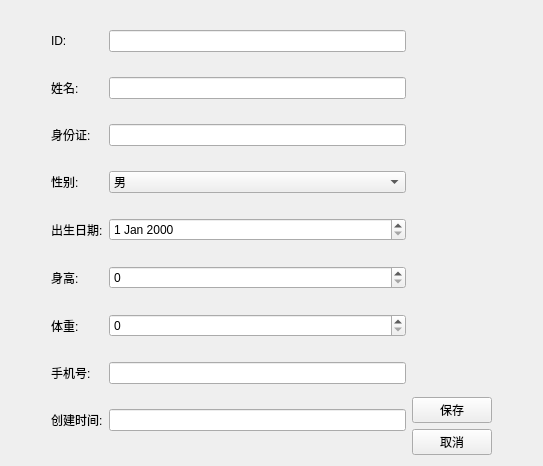
<?xml version="1.0" encoding="UTF-8"?>
<ui version="4.0">
 <class>PatientEditView</class>
 <widget class="QWidget" name="PatientEditView">
  <property name="geometry">
   <rect>
    <x>0</x>
    <y>0</y>
    <width>543</width>
    <height>466</height>
   </rect>
  </property>
  <property name="windowTitle">
   <string>编辑患者信息</string>
  </property>
  <layout class="QHBoxLayout" name="horizontalLayout">
   <item>
    <spacer name="horizontalSpacer">
     <property name="orientation">
      <enum>Qt::Orientation::Horizontal</enum>
     </property>
     <property name="sizeType">
      <enum>QSizePolicy::Policy::Fixed</enum>
     </property>
     <property name="sizeHint" stdset="0">
      <size>
       <width>40</width>
       <height>20</height>
      </size>
     </property>
    </spacer>
   </item>
   <item>
    <layout class="QGridLayout" name="gridLayout">
     <item row="5" column="0">
      <widget class="QLabel" name="label_6">
       <property name="text">
        <string>身高:</string>
       </property>
      </widget>
     </item>
     <item row="6" column="0">
      <widget class="QLabel" name="label_7">
       <property name="text">
        <string>体重:</string>
       </property>
      </widget>
     </item>
     <item row="0" column="0">
      <widget class="QLabel" name="label">
       <property name="text">
        <string>ID:</string>
       </property>
      </widget>
     </item>
     <item row="1" column="0">
      <widget class="QLabel" name="label_2">
       <property name="text">
        <string>姓名:</string>
       </property>
      </widget>
     </item>
     <item row="7" column="0">
      <widget class="QLabel" name="label_8">
       <property name="text">
        <string>手机号:</string>
       </property>
      </widget>
     </item>
     <item row="7" column="1">
      <widget class="QLineEdit" name="dbEditMobile"/>
     </item>
     <item row="3" column="1">
      <widget class="QComboBox" name="dbComboSex">
       <item>
        <property name="text">
         <string>男</string>
        </property>
       </item>
       <item>
        <property name="text">
         <string>女</string>
        </property>
       </item>
       <item>
        <property name="text">
         <string>其他</string>
        </property>
       </item>
      </widget>
     </item>
     <item row="1" column="1">
      <widget class="QLineEdit" name="dbEditName"/>
     </item>
     <item row="4" column="0">
      <widget class="QLabel" name="label_5">
       <property name="text">
        <string>出生日期:</string>
       </property>
      </widget>
     </item>
     <item row="3" column="0">
      <widget class="QLabel" name="label_4">
       <property name="text">
        <string>性别:</string>
       </property>
      </widget>
     </item>
     <item row="6" column="1">
      <widget class="QSpinBox" name="dbSpinWeight"/>
     </item>
     <item row="2" column="1">
      <widget class="QLineEdit" name="dbEditIDCard"/>
     </item>
     <item row="5" column="1">
      <widget class="QSpinBox" name="dbSpinHeight"/>
     </item>
     <item row="0" column="1">
      <widget class="QLineEdit" name="dbEditID"/>
     </item>
     <item row="2" column="0">
      <widget class="QLabel" name="label_3">
       <property name="text">
        <string>身份证:</string>
       </property>
      </widget>
     </item>
     <item row="4" column="1">
      <widget class="QDateEdit" name="dbDateEditDOB"/>
     </item>
     <item row="8" column="0">
      <widget class="QLabel" name="label_9">
       <property name="text">
        <string>创建时间:</string>
       </property>
      </widget>
     </item>
     <item row="8" column="1">
      <widget class="QLineEdit" name="dbCreatedTimeStamp"/>
     </item>
    </layout>
   </item>
   <item>
    <layout class="QVBoxLayout" name="verticalLayout">
     <item>
      <spacer name="verticalSpacer">
       <property name="orientation">
        <enum>Qt::Orientation::Vertical</enum>
       </property>
       <property name="sizeHint" stdset="0">
        <size>
         <width>20</width>
         <height>40</height>
        </size>
       </property>
      </spacer>
     </item>
     <item>
      <widget class="QPushButton" name="pushButton">
       <property name="text">
        <string>保存</string>
       </property>
      </widget>
     </item>
     <item>
      <widget class="QPushButton" name="pushButton_2">
       <property name="text">
        <string>取消</string>
       </property>
      </widget>
     </item>
    </layout>
   </item>
   <item>
    <spacer name="horizontalSpacer_2">
     <property name="orientation">
      <enum>Qt::Orientation::Horizontal</enum>
     </property>
     <property name="sizeType">
      <enum>QSizePolicy::Policy::Fixed</enum>
     </property>
     <property name="sizeHint" stdset="0">
      <size>
       <width>40</width>
       <height>20</height>
      </size>
     </property>
    </spacer>
   </item>
  </layout>
 </widget>
 <resources/>
 <connections/>
</ui>
